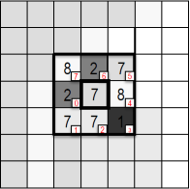
#> input picture tp_4/images/Imagen1.png, 190 x 189 px
$ jupyter execute --allow-errors LBP.ipynb   (shell and % lines are left out)
#> lines starting #> are read from the running program, lines starting #| are printed output that depends on the picture
# Textura - Método LBP
Implementación del extractor de características LBP. Prueba y resultados sobre set de imágenes

[cell 1]
# Librerías principales
import numpy as np
import cv2 as cv
import matplotlib
from matplotlib import pyplot as plt

# Tratamiento de archivos
import glob

# Tipo de visualización

# Versiones de librerías
print("".join(f"{x[0]}: {x[1]}\n" for x in [
    ("Numpy",np.__version__),
    ("openCV",cv.__version__),
    ("Matplotlib",matplotlib.__version__),
]))

[cell 2]
# Definición de la ruta para levantar las imagenes
IMG_DIR = '.\images'
IMG_NAME = 'imagen5.png'

## Funciones auxiliares
Función para cargar y guardar en una lista todas las imágenes

[cell 3]
def load_images(img_fnames):
    images = []
    for fname in img_fnames:
        image = cv.imread(fname)
#> image is the input picture: shape (189, 190, 3); mean B, G, R 202.3, 202.3, 202.7
        # Conversión a RGB para abrir con plt
        image = cv.cvtColor(image, cv.COLOR_BGR2RGB)
        images.append(image)

    print(f'Se cargaron {len(images)} imágenes'.format(len(images)))
    return images

## Algoritmo LBP
Se desarrolla la función para llevar a cabo el proceso de _textura_ en las imágenes mediante el algoritmo LBP.

[cell 4]
def lbp(image_input, LBP_size=3):
    '''
    Función que devuelve que recorre la imagen con un kernel tal que aplica el método LBP de texturas.
    image_input: imagen de entrada a color.
    LBP_size: dimensión del kernel. Por defecto es igual a 3.
    '''
    # Conversión de la imagen de entrada a escala de grises
    img_gray = cv.cvtColor(image_input, cv.COLOR_RGB2GRAY)
    # Matriz de ceros que tomará los valores del procesamiento
    imgLBP = np.zeros_like(img_gray)
    # Tamaño del kernel
    LBP_size = 3

    # Procesamiento
    for h in range(0, img_gray.shape[0]-LBP_size):
        for w in range(0, img_gray.shape[1]-LBP_size):
            # Ubicación del kernel en la imagen a procesar
            K_lbp = img_gray[h:h+LBP_size,w:w+LBP_size]
            # Pixel central del solapamiento entre kernel e imagen
            center = K_lbp[1,1]
            # Conversión en 1 y 0 según condición LBP
            K_lbp01 = (K_lbp >= center)*1
            # Recorrido de píxeles alrededor del centro según método LBP
            a = K_lbp01[0,0:3]
            b = K_lbp01[1:3,2]
            c = K_lbp01[2,0:2][::-1]
            d = K_lbp01[1,0]
            # Vector con el valor de píxeles luego del recorrido
            K_lbp01_vector  = np.concatenate((a, b, c ,d), axis=None)
            # Indice de elementos del vector distintos de 0
            idx_1_K_lbp01 = np.where(K_lbp01_vector)[0]
            # Conversión del número binario representado por el vector a decimal
            if len(idx_1_K_lbp01) >= 1:
                num = np.sum(2**idx_1_K_lbp01)
            else:
                num = 0

            imgLBP[h+1,w+1] = num

    return imgLBP

## Procesamiento de imágenes
Se levantan las imágenes que se emplearán para efectuar el procesamiento LBP. Se le aplica la función _lbp_ y se guardan las imágenes procesadas en una nueva lista para graficar y realizar los histogramas.

[cell 5]
# Carga de imágenes
img_fnames = glob.glob(IMG_DIR + '\*.*')
images = load_images(img_fnames)

Se verifican las dimensiones para confirmar que las imágenes poseen 3 canales. La función LBP admito solo imágenes en tres canales.

[cell 6]
# Verificación de las dimensiones
for m in range(len(images)):
    print(f'Dimensiones imagen N°:{m+1}', images[m].shape)

[cell 7]
# Aplicación de LBP a todo el set de imágenes
images_LBP = []
for image in images:
    image_LBP = lbp(image)
    images_LBP.append(image_LBP)
#> this loop made 4 passes
#> pass 1, `image_LBP = lbp(image)`:
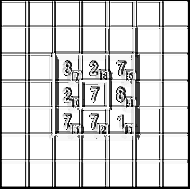
#> image_LBP: shape (189, 190); min 0, max 255, mean 211.9
#> pass 2, in lbp (call 2), `img_gray = cv.cvtColor(image_input, cv.COLOR_RGB2GRAY)`:
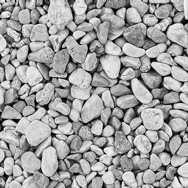
#> img_gray: shape (188, 188); min 0, max 255, mean 160.2
#> pass 2, `image_LBP = lbp(image)`:
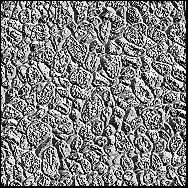
#> image_LBP: shape (188, 188); min 0, max 255, mean 127.3
